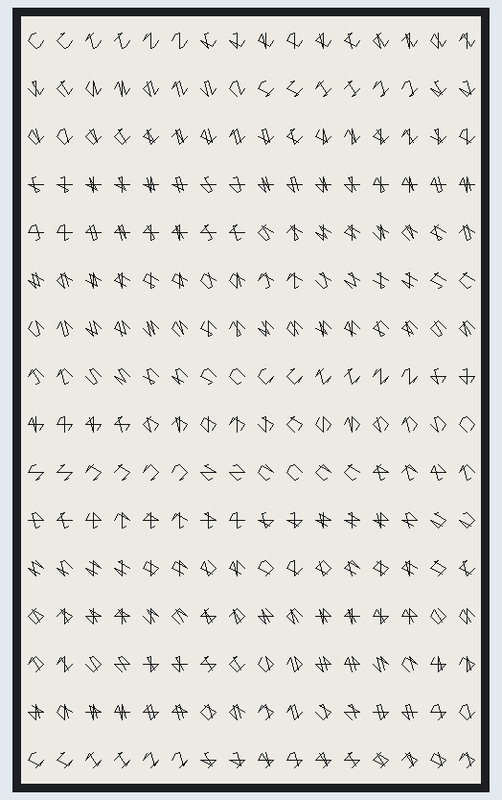
Simulated run of this sketch. Board: Arduino Uno, built for the host (arithmetic inside an expression is 32-bit, double 64-bit). Parts: 480×800 one-colour display.

Above: at 4.1 s.

The sketch:

25_grid_of_permutations.ino
```cpp
#include <GxEPD2_BW.h>
#include <algorithm>

#define NUM_ANGLES 6
#define R 8
#define W 480
#define H 800
#define X_STEP W/(R*2)
#define Y_STEP H/(R*2)

GxEPD2_BW<GxEPD2_750_T7, GxEPD2_750_T7::HEIGHT> display(GxEPD2_750_T7(/*CS=5*/ SS, /*DC=*/ 17, /*RST=*/ 16, /*BUSY=*/ 4));
int loop_count = 0;
float angles[] = {0, 4, 6, 12, 16, 18};

void setup() {
  initDisplay();
  display.fillScreen(GxEPD_WHITE);
  int x_off = X_STEP/2;
  int y_off = Y_STEP/2;
  do {
    float first_a = (angles[0]*PI)/12;
    int last_x = x_off+(R*cos(first_a));
    int last_y = y_off+(R*sin(first_a));
    for (int i=0; i<NUM_ANGLES; i++) {
      float a = (angles[i]*PI)/12;
      int this_x = x_off+(R*cos(a));
      int this_y = y_off+(R*sin(a));
      display.drawLine(last_x, last_y, this_x, this_y, GxEPD_BLACK);
      last_x = this_x;
      last_y = this_y;
    }
    x_off += X_STEP;
    if (x_off >= display.width()) {
      x_off = X_STEP/2;
      y_off += Y_STEP;
    }
  } while (std::next_permutation(angles, angles+NUM_ANGLES));
  display.display();
}

void initDisplay() {
  display.init(0, true, 2, false);
  display.setRotation(1);
}

void loop() {}
```
